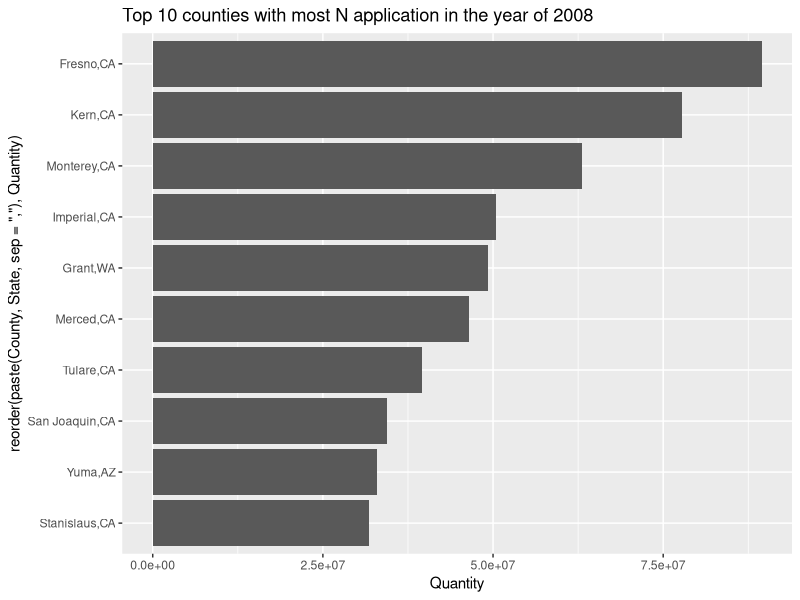
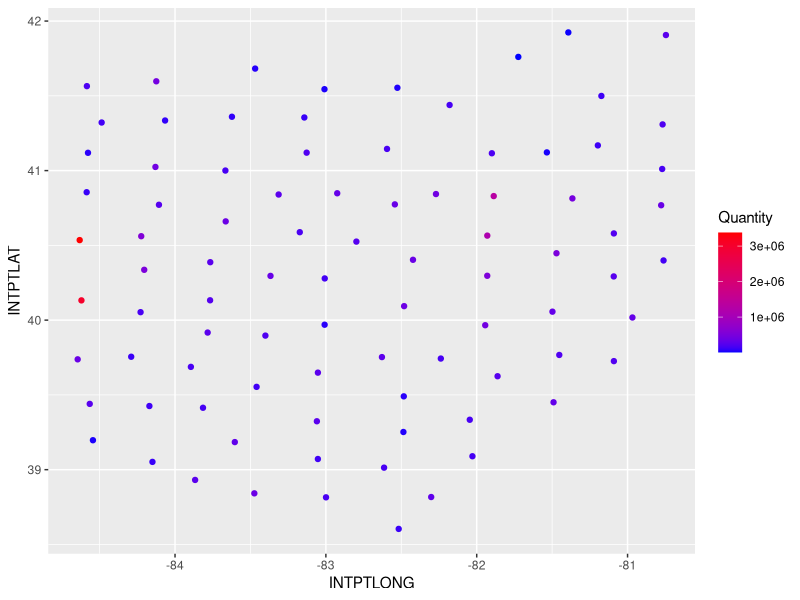
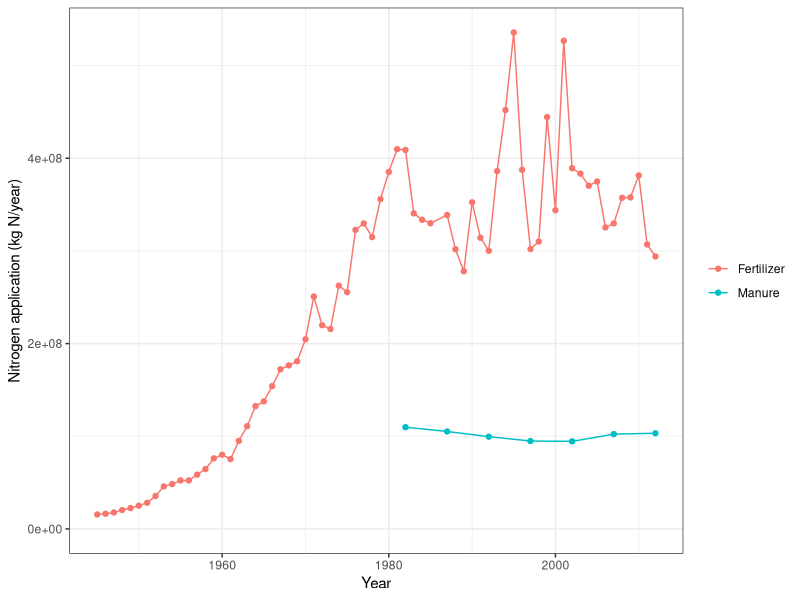

Reproduce these figures in R, in order.
## ---- chunk 1
knitr::opts_chunk$set(echo = TRUE)
## ---- chunk 2
require(tidyverse)

# county level data of fertilizer application.  
# Source: https://www.sciencebase.gov/catalog/item/5851b2d1e4b0f99207c4f238
raw_data = read_csv("CNTY_FERT_1987-2012.csv")
#summary(raw_data)

# County summary from US census bureau.
# Source: https://www.census.gov/geo/maps-data/data/gazetteer2010.html
county_raw = read.table("Gaz_counties_national.txt", sep = "\t", header=TRUE)
# remove duplicates in county data.
county_data = county_raw %>%
  distinct(GEOID, .keep_all = TRUE) %>%
  # select certin columns.
  select(GEOID, ALAND, AWATER,INTPTLAT, INTPTLONG) %>%
  mutate(FIPSno = GEOID) %>%
  select(-GEOID)

# combine county data with county level fertilizer data.
county_summary = left_join(raw_data,county_data, by = "FIPSno")
## ---- chunk 3
# read in data, extracted from coverage in ArcGIS.
n45_64 <- read.table("cty_fert0.n45-64.txt", sep = ",", header = T)
n65_85 <- read.table("cty_fert0.n65-85.txt", sep = ",", header = T)
p45_64 <- read.table("cty_fert0.p45-64.txt", sep = ",", header = T)
p65_85 <- read.table("cty_fert0.p65-85.txt", sep = ",", header = T)
# merge nitrogen and P data together.
n45_85 = inner_join(n45_64, n65_85, by = c("FIPS","STATE","Rowid_"))
p45_85 = inner_join(p45_64, p65_85, by = c("FIPS","STATE","Rowid_"))

# clean nitroge and phosphorus data.
nitrogen_1985 = n45_85 %>% 
  select(-Rowid_) %>%  # remove irrelavent info.
  # add leading zeros for FIPS to make it 5 digits.
  mutate(FIPS = str_pad(FIPS, 5, pad = "0")) %>% 
  gather(Year_temp, Quantity, Y45:Y85) %>% 
  mutate(Fertilizer = rep("N", length(.$Quantity)),
         Farm.Type = rep("farm", length(.$Quantity)),
         Year = paste("19",str_sub(Year_temp, start = 2),sep = "")
         ) %>% 
  select(-Year_temp)

phosphorus_1985 = p45_85 %>% 
  select(-Rowid_) %>%  # remove irrelavent info.
  mutate(FIPS = str_pad(FIPS, 5, pad = "0")) %>% 
  gather(Year_temp, Quantity, Y45:Y85) %>% 
  mutate(Fertilizer = rep("P", length(.$Quantity)),
         Farm.Type = rep("farm", length(.$Quantity)),
         Year = paste("19",str_sub(Year_temp, start = 2),sep = "")
         ) %>% 
  select(-Year_temp)

clean_data_1985 = rbind(phosphorus_1985, nitrogen_1985)

# extract county summaries info from clean data.
cnty_summary_1985 = county_summary %>% 
  select(FIPS,State, County, ALAND, AWATER, INTPTLAT, INTPTLONG) %>% 
  right_join(clean_data_1985, by = "FIPS") 

## ---- chunk 4
clean_data = county_summary %>%
  # remove some columns with FIPS numbers.
  select(-c(FIPS_st, FIPS_co,FIPSno)) %>%
  # wide to long dataset.
  gather(Fert.Type, Quantity, farmN1987:nonfP2012) %>%
  # separate the fert.type into three columns: farm type, fertilizer, year.
  mutate(Year = str_sub(Fert.Type, start = -4), 
         Fertilizer = str_sub(Fert.Type, start = -5, end = -5),
         Farm.Type = str_sub(Fert.Type, start = 1, end = 4)
         ) %>%
  # repalce nonf into nonfarm
  mutate(Farm.Type = ifelse(Farm.Type == "nonf", "nonfarm", "farm")) %>%
  # remove Fert.Type
  select(-Fert.Type)

# add data from 1945. 
clean_data = rbind(clean_data, cnty_summary_1985) %>% 
  rename(Nutrient = Fertilizer) %>% # renam Fertilizer to nutrient.
  mutate(Input.Type = rep("Fertilizer")) # add a colume as fertilizer, compared with Manure.
  

## ---- chunk 5
# read in manure data from 1982 to 1997.
cnty_manure_97 = read_csv("cnty_manure_82-97.csv")
head(cnty_manure_97)
cnty_manure_summary = cnty_manure_97 %>% 
  select(-c(State, County)) %>% 
  gather(dummy, Quantity, N_1982:P_1997) %>%   # dummy is a temporay column.
  mutate(Farm.Type = rep("farm", length(.$FIPS)),
         Input.Type = rep("Manure", length(.$FIPS))) %>% 
  separate(dummy, c("Nutrient", "Year"), sep = "_")

head(cnty_manure_summary)
## ---- chunk 6
# read in manure data.
cnty_manure_02 = read_csv("cnty_manure_2002.csv")
cnty_manure_07 = read_csv("cnty_manure_2007.csv")
cnty_manure_12 = read_csv("cnty_manure_2012.csv")

cnty_manure_02_12 = rbind(cnty_manure_02, cnty_manure_07, cnty_manure_12) %>% 
  select(-c(State, County)) %>% 
  gather(Nutrient, Quantity, N:P) %>% 
  mutate(Farm.Type = rep("farm", length(.$FIPS)),
         Input.Type = rep("Manure", length(.$FIPS)))
head(cnty_manure_02_12)
## ---- chunk 7
# connect manure data.
cnty_manure_summary = rbind(cnty_manure_summary,cnty_manure_02_12)

cnty_manure_all = county_summary %>% 
  select(FIPS,State, County, ALAND, AWATER, INTPTLAT, INTPTLONG) %>% 
  right_join(cnty_manure_summary, by = "FIPS") 

clean_data = rbind(clean_data, cnty_manure_all)



# save cleaned data into .rda format.
# not run.
if (FALSE){
save(clean_data, file = "../data/usfertilizer_county.rda")
  }
## ---- chunk 8
# plot the top 10 nitrogen application in year 1990.
# Reorder to make the plot more cleanner.
year_plot = 2008
clean_data %>%
  filter(Nutrient == "N" & Year == year_plot) %>%
  top_n(10, Quantity) %>%
  ggplot(aes(x=reorder(paste(County,State, sep = ","), Quantity), Quantity))+
  geom_col()+
  ggtitle(paste("Top 10 counties with most N application in the year of", year_plot)) + 
  coord_flip()
## ---- chunk 9
# plot the P application for each county in the year of 2008.
clean_data %>%
  
filter(State == "OH" & Nutrient == "P" & Year == 2002 & Input.Type == "Manure") %>%
ggplot()+
  geom_point(aes(x=INTPTLONG, y = INTPTLAT, color = Quantity))+
  scale_color_gradient(low = "blue", high = 'red')
  coord_fixed(1.3)
## ---- chunk 10
clean_data %>% 
  filter(State == "OH" & Nutrient == "N" ) %>% 
  group_by(Year, Input.Type) %>% 
  summarise(N_App = sum(Quantity, na.rm = T)) %>% 
  ggplot(aes(x = as.numeric(Year), y = N_App, color = Input.Type)) +
  geom_point()+
  geom_line()+
  scale_x_continuous(name = "Year")+
  scale_y_continuous(name = "Nitrogen application (kg N/year)")+
  scale_color_discrete(name = NULL)+
  theme_bw()
  
